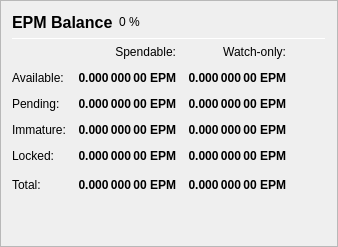
                                      <widget class="QFrame" name="frame_Balances">
                                        <property name="frameShape">
                                          <enum>QFrame::StyledPanel</enum>
                                        </property>
                                        <property name="frameShadow">
                                          <enum>QFrame::Raised</enum>
                                        </property>
                                        <layout class="QVBoxLayout" name="verticalLayout_4">
                                          <item>
                                            <layout class="QHBoxLayout" name="horizontalLayout_4">
                                              <item>
                                                <widget class="QLabel" name="label_5">
                                                  <property name="minimumSize">
                                                    <size>
                                                      <width>0</width>
                                                      <height>20</height>
                                                    </size>
                                                  </property>
                                                  <property name="font">
                                                    <font>
                                                      <pointsize>12</pointsize>
                                                      <weight>75</weight>
                                                      <bold>true</bold>
                                                    </font>
                                                  </property>
                                                  <property name="text">
                                                    <string>EPM Balance</string>
                                                  </property>
                                                </widget>
                                              </item>
                                              <item>
                                                <widget class="QLabel" name="labelEPMPercent">
                                                  <property name="text">
                                                    <string notr="true">0 %</string>
                                                  </property>
                                                </widget>
                                              </item>
                                              <item>
                                                <spacer name="horizontalSpacer_3">
                                                  <property name="orientation">
                                                    <enum>Qt::Horizontal</enum>
                                                  </property>
                                                  <property name="sizeHint" stdset="0">
                                                    <size>
                                                      <width>40</width>
                                                      <height>20</height>
                                                    </size>
                                                  </property>
                                                </spacer>
                                              </item>
                                            </layout>
                                          </item>
                                          <item>
                                            <widget class="Line" name="line_Balance">
                                              <property name="minimumSize">
                                                <size>
                                                  <width>0</width>
                                                  <height>1</height>
                                                </size>
                                              </property>
                                              <property name="maximumSize">
                                                <size>
                                                  <width>16777215</width>
                                                  <height>1</height>
                                                </size>
                                              </property>
                                              <property name="orientation">
                                                <enum>Qt::Horizontal</enum>
                                              </property>
                                            </widget>
                                          </item>
                                          <item>
                                            <layout class="QGridLayout" name="gridLayout">
                                              <property name="spacing">
                                                <number>12</number>
                                              </property>
                                              <item row="0" column="1">
                                                <widget class="QLabel" name="labelSpendable">
                                                  <property name="text">
                                                    <string>Spendable:</string>
                                                  </property>
                                                  <property name="alignment">
                                                    <set>Qt::AlignRight|Qt::AlignTrailing|Qt::AlignVCenter</set>
                                                  </property>
                                                </widget>
                                              </item>
                                              <item row="0" column="2">
                                                <widget class="QLabel" name="labelWatchonly">
                                                  <property name="text">
                                                    <string>Watch-only:</string>
                                                  </property>
                                                  <property name="alignment">
                                                    <set>Qt::AlignRight|Qt::AlignTrailing|Qt::AlignVCenter</set>
                                                  </property>
                                                </widget>
                                              </item>
                                              <item row="1" column="0">
                                                <widget class="QLabel" name="labelBalanceText">
                                                  <property name="text">
                                                    <string>Available:</string>
                                                  </property>
                                                </widget>
                                              </item>
                                              <item row="1" column="1">
                                                <widget class="QLabel" name="labelBalance">
                                                  <property name="font">
                                                    <font>
                                                      <weight>75</weight>
                                                      <bold>true</bold>
                                                    </font>
                                                  </property>
                                                  <property name="cursor">
                                                    <cursorShape>IBeamCursor</cursorShape>
                                                  </property>
                                                  <property name="toolTip">
                                                    <string>Your current spendable balance</string>
                                                  </property>
                                                  <property name="text">
                                                    <string notr="true">0.000 000 00 EPM</string>
                                                  </property>
                                                  <property name="alignment">
                                                    <set>Qt::AlignRight|Qt::AlignTrailing|Qt::AlignVCenter</set>
                                                  </property>
                                                  <property name="textInteractionFlags">
                                                    <set>Qt::LinksAccessibleByMouse|Qt::TextSelectableByKeyboard|Qt::TextSelectableByMouse</set>
                                                  </property>
                                                </widget>
                                              </item>
                                              <item row="1" column="2">
                                                <widget class="QLabel" name="labelWatchAvailable">
                                                  <property name="font">
                                                    <font>
                                                      <weight>75</weight>
                                                      <bold>true</bold>
                                                    </font>
                                                  </property>
                                                  <property name="cursor">
                                                    <cursorShape>IBeamCursor</cursorShape>
                                                  </property>
                                                  <property name="toolTip">
                                                    <string>Your current balance in watch-only addresses</string>
                                                  </property>
                                                  <property name="text">
                                                    <string notr="true">0.000 000 00 EPM</string>
                                                  </property>
                                                  <property name="alignment">
                                                    <set>Qt::AlignRight|Qt::AlignTrailing|Qt::AlignVCenter</set>
                                                  </property>
                                                  <property name="textInteractionFlags">
                                                    <set>Qt::LinksAccessibleByMouse|Qt::TextSelectableByKeyboard|Qt::TextSelectableByMouse</set>
                                                  </property>
                                                </widget>
                                              </item>
                                              <item row="2" column="0">
                                                <widget class="QLabel" name="labelPendingText">
                                                  <property name="text">
                                                    <string>Pending:</string>
                                                  </property>
                                                </widget>
                                              </item>
                                              <item row="2" column="1">
                                                <widget class="QLabel" name="labelUnconfirmed">
                                                  <property name="font">
                                                    <font>
                                                      <weight>75</weight>
                                                      <bold>true</bold>
                                                    </font>
                                                  </property>
                                                  <property name="cursor">
                                                    <cursorShape>IBeamCursor</cursorShape>
                                                  </property>
                                                  <property name="toolTip">
                                                    <string>Total of transactions that have yet to be confirmed, and do not yet count toward the spendable balance</string>
                                                  </property>
                                                  <property name="text">
                                                    <string notr="true">0.000 000 00 EPM</string>
                                                  </property>
                                                  <property name="alignment">
                                                    <set>Qt::AlignRight|Qt::AlignTrailing|Qt::AlignVCenter</set>
                                                  </property>
                                                  <property name="textInteractionFlags">
                                                    <set>Qt::LinksAccessibleByMouse|Qt::TextSelectableByKeyboard|Qt::TextSelectableByMouse</set>
                                                  </property>
                                                </widget>
                                              </item>
                                              <item row="2" column="2">
                                                <widget class="QLabel" name="labelWatchPending">
                                                  <property name="font">
                                                    <font>
                                                      <weight>75</weight>
                                                      <bold>true</bold>
                                                    </font>
                                                  </property>
                                                  <property name="cursor">
                                                    <cursorShape>IBeamCursor</cursorShape>
                                                  </property>
                                                  <property name="toolTip">
                                                    <string>Unconfirmed transactions to watch-only addresses</string>
                                                  </property>
                                                  <property name="text">
                                                    <string notr="true">0.000 000 00 EPM</string>
                                                  </property>
                                                  <property name="alignment">
                                                    <set>Qt::AlignRight|Qt::AlignTrailing|Qt::AlignVCenter</set>
                                                  </property>
                                                  <property name="textInteractionFlags">
                                                    <set>Qt::LinksAccessibleByMouse|Qt::TextSelectableByKeyboard|Qt::TextSelectableByMouse</set>
                                                  </property>
                                                </widget>
                                              </item>
                                              <item row="3" column="0">
                                                <widget class="QLabel" name="labelImmatureText">
                                                  <property name="text">
                                                    <string>Immature:</string>
                                                  </property>
                                                </widget>
                                              </item>
                                              <item row="3" column="1">
                                                <widget class="QLabel" name="labelImmature">
                                                  <property name="font">
                                                    <font>
                                                      <weight>75</weight>
                                                      <bold>true</bold>
                                                    </font>
                                                  </property>
                                                  <property name="cursor">
                                                    <cursorShape>IBeamCursor</cursorShape>
                                                  </property>
                                                  <property name="toolTip">
                                                    <string>Staked or masternode rewards that has not yet matured</string>
                                                  </property>
                                                  <property name="text">
                                                    <string notr="true">0.000 000 00 EPM</string>
                                                  </property>
                                                  <property name="alignment">
                                                    <set>Qt::AlignRight|Qt::AlignTrailing|Qt::AlignVCenter</set>
                                                  </property>
                                                  <property name="textInteractionFlags">
                                                    <set>Qt::LinksAccessibleByMouse|Qt::TextSelectableByKeyboard|Qt::TextSelectableByMouse</set>
                                                  </property>
                                                </widget>
                                              </item>
                                              <item row="3" column="2">
                                                <widget class="QLabel" name="labelWatchImmature">
                                                  <property name="font">
                                                    <font>
                                                      <weight>75</weight>
                                                      <bold>true</bold>
                                                    </font>
                                                  </property>
                                                  <property name="cursor">
                                                    <cursorShape>IBeamCursor</cursorShape>
                                                  </property>
                                                  <property name="toolTip">
                                                    <string>Staked or masternode rewards in watch-only addresses that has not yet matured</string>
                                                  </property>
                                                  <property name="text">
                                                    <string notr="true">0.000 000 00 EPM</string>
                                                  </property>
                                                  <property name="alignment">
                                                    <set>Qt::AlignRight|Qt::AlignTrailing|Qt::AlignVCenter</set>
                                                  </property>
                                                  <property name="textInteractionFlags">
                                                    <set>Qt::LinksAccessibleByMouse|Qt::TextSelectableByKeyboard|Qt::TextSelectableByMouse</set>
                                                  </property>
                                                </widget>
                                              </item>
                                              <item row="4" column="0">
                                                <widget class="QLabel" name="labelLockedBalanceText">
                                                  <property name="toolTip">
                                                    <string>Locked EPM or Masternode collaterals. These are excluded from zEPM minting.</string>
                                                  </property>
                                                  <property name="text">
                                                    <string>Locked:</string>
                                                  </property>
                                                </widget>
                                              </item>
                                              <item row="4" column="1">
                                                <widget class="QLabel" name="labelLockedBalance">
                                                  <property name="font">
                                                    <font>
                                                      <weight>75</weight>
                                                      <bold>true</bold>
                                                    </font>
                                                  </property>
                                                  <property name="cursor">
                                                    <cursorShape>IBeamCursor</cursorShape>
                                                  </property>
                                                  <property name="toolTip">
                                                    <string>Locked EPM or Masternode collaterals. These are excluded from zEPM minting.</string>
                                                  </property>
                                                  <property name="text">
                                                    <string notr="true">0.000 000 00 EPM</string>
                                                  </property>
                                                  <property name="alignment">
                                                    <set>Qt::AlignRight|Qt::AlignTrailing|Qt::AlignVCenter</set>
                                                  </property>
                                                  <property name="textInteractionFlags">
                                                    <set>Qt::LinksAccessibleByMouse|Qt::TextSelectableByKeyboard|Qt::TextSelectableByMouse</set>
                                                  </property>
                                                </widget>
                                              </item>
                                              <item row="4" column="2">
                                                <widget class="QLabel" name="labelWatchLocked">
                                                  <property name="font">
                                                    <font>
                                                      <weight>75</weight>
                                                      <bold>true</bold>
                                                    </font>
                                                  </property>
                                                  <property name="cursor">
                                                    <cursorShape>IBeamCursor</cursorShape>
                                                  </property>
                                                  <property name="toolTip">
                                                    <string>Current locked balance in watch-only addresses</string>
                                                  </property>
                                                  <property name="text">
                                                    <string notr="true">0.000 000 00 EPM</string>
                                                  </property>
                                                  <property name="alignment">
                                                    <set>Qt::AlignRight|Qt::AlignTrailing|Qt::AlignVCenter</set>
                                                  </property>
                                                  <property name="textInteractionFlags">
                                                    <set>Qt::LinksAccessibleByMouse|Qt::TextSelectableByKeyboard|Qt::TextSelectableByMouse</set>
                                                  </property>
                                                </widget>
                                              </item>
                                              <item row="5" column="0">
                                                <widget class="QLabel" name="labelTotalText">
                                                  <property name="toolTip">
                                                    <string>Your current Extreme Private Masternode balance, unconfirmed and immature transactions included</string>
                                                  </property>
                                                  <property name="text">
                                                    <string>Total:</string>
                                                  </property>
                                                </widget>
                                              </item>
                                              <item row="5" column="1">
                                                <widget class="QLabel" name="labelTotal">
                                                  <property name="font">
                                                    <font>
                                                      <weight>75</weight>
                                                      <bold>true</bold>
                                                    </font>
                                                  </property>
                                                  <property name="cursor">
                                                    <cursorShape>IBeamCursor</cursorShape>
                                                  </property>
                                                  <property name="toolTip">
                                                    <string>Your current Extreme Private Masternode balance, unconfirmed and immature transactions included</string>
                                                  </property>
                                                  <property name="text">
                                                    <string notr="true">0.000 000 00 EPM</string>
                                                  </property>
                                                  <property name="alignment">
                                                    <set>Qt::AlignRight|Qt::AlignTrailing|Qt::AlignVCenter</set>
                                                  </property>
                                                  <property name="textInteractionFlags">
                                                    <set>Qt::LinksAccessibleByMouse|Qt::TextSelectableByKeyboard|Qt::TextSelectableByMouse</set>
                                                  </property>
                                                </widget>
                                              </item>
                                              <item row="5" column="2">
                                                <widget class="QLabel" name="labelWatchTotal">
                                                  <property name="font">
                                                    <font>
                                                      <weight>75</weight>
                                                      <bold>true</bold>
                                                    </font>
                                                  </property>
                                                  <property name="cursor">
                                                    <cursorShape>IBeamCursor</cursorShape>
                                                  </property>
                                                  <property name="toolTip">
                                                    <string>Current total balance in watch-only addresses</string>
                                                  </property>
                                                  <property name="text">
                                                    <string notr="true">0.000 000 00 EPM</string>
                                                  </property>
                                                  <property name="alignment">
                                                    <set>Qt::AlignRight|Qt::AlignTrailing|Qt::AlignVCenter</set>
                                                  </property>
                                                  <property name="textInteractionFlags">
                                                    <set>Qt::LinksAccessibleByMouse|Qt::TextSelectableByKeyboard|Qt::TextSelectableByMouse</set>
                                                  </property>
                                                </widget>
                                              </item>
                                              <item row="5" column="3">
                                                <spacer name="horizontalSpacer_9">
                                                  <property name="orientation">
                                                    <enum>Qt::Horizontal</enum>
                                                  </property>
                                                  <property name="sizeHint" stdset="0">
                                                    <size>
                                                      <width>40</width>
                                                      <height>20</height>
                                                    </size>
                                                  </property>
                                                </spacer>
                                              </item>
                                            </layout>
                                          </item>
                                          <item>
                                            <spacer name="verticalSpacer_3">
                                              <property name="orientation">
                                                <enum>Qt::Vertical</enum>
                                              </property>
                                              <property name="sizeHint" stdset="0">
                                                <size>
                                                  <width>20</width>
                                                  <height>40</height>
                                                </size>
                                              </property>
                                            </spacer>
                                          </item>
                                        </layout>
                                      </widget>
